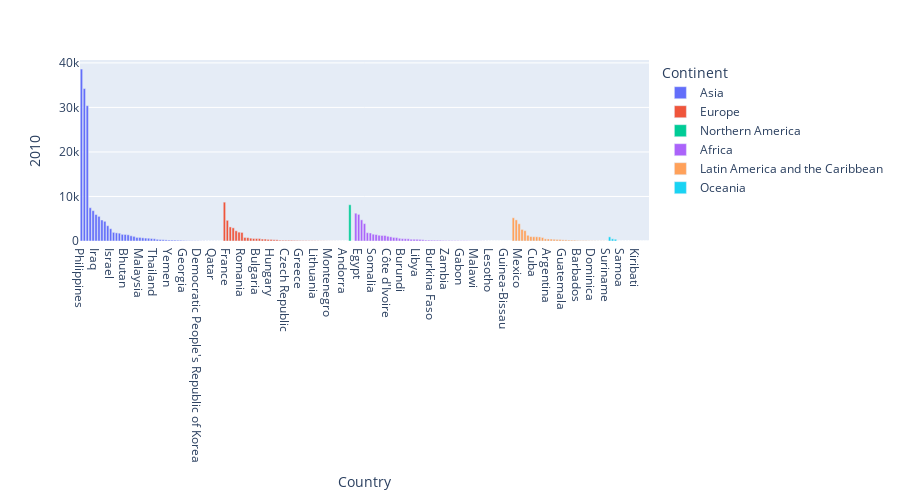

Here is the notebook cell this chart was saved with:
### Code cell
can2010=canada.sort_values(by='2010',ascending=False)
px.bar(can2010,x=can2010.index,y='2010',color='Continent',height=500)

### Figure 1 — Plotly figure (JSON) as saved in the notebook; plotly's stock layout.template omitted (floating-point values rounded to 4 significant figures)
{"data": [{"alignmentgroup": "True", "hovertemplate": "Continent=Asia<br>Country=%{x}<br>2010=%{y}<extra></extra>", "legendgroup": "Asia", "marker": {"color": "#636efa", "pattern": {"shape": ""}}, "name": "Asia", "offsetgroup": "Asia", "orientation": "v", "showlegend": true, "textposition": "auto", "type": "bar", "x": ["Philippines", "India", "China", "Iran (Islamic Republic of)", "Pakistan", "Iraq", "Republic of Korea", "Bangladesh", "Sri Lanka", "Lebanon", "Israel", "Viet Nam", "Jordan", "Afghanistan", "Turkey", "Bhutan", "Nepal", "Japan", "Syrian Arab Republic", "Singapore", "Malaysia", "Indonesia", "State of Palestine", "China, Hong Kong Special Administrative Region", "Myanmar", "Thailand", "Kazakhstan", "Saudi Arabia", "Uzbekistan", "Armenia", "Yemen", "Azerbaijan", "Cambodia", "Mongolia", "Kyrgyzstan", "Georgia", "United Arab Emirates", "Kuwait", "Lao People's Democratic Republic", "Tajikistan", "Democratic People's Republic of Korea", "Turkmenistan", "Bahrain", "China, Macao Special Administrative Region", "Cyprus", "Qatar", "Oman", "Brunei Darussalam", "Maldives"], "xaxis": "x", "y": [38617, 34235, 30391, 7477, 6811, 5941, 5537, 4721, 4422, 3432, 2755, 1942, 1831, 1758, 1492, 1464, 1392, 1168, 1039, 805, 802, 712, 654, 623, 556, 499, 377, 330, 289, 252, 211, 209, 200, 169, 157, 126, 86, 67, 54, 52, 45, 30, 28, 21, 18, 18, 14, 12, 4], "yaxis": "y"}, {"alignmentgroup": "True", "hovertemplate": "Continent=Europe<br>Country=%{x}<br>2010=%{y}<extra></extra>", "legendgroup": "Europe", "marker": {"color": "#EF553B", "pattern": {"shape": ""}}, "name": "Europe", "offsetgroup": "Europe", "orientation": "v", "showlegend": true, "textposition": "auto", "type": "bar", "x": ["United Kingdom of Great Britain and Northern Ireland", "France", "Ukraine", "Germany", "Russian Federation", "Republic of Moldova", "Romania", "Poland", "Netherlands", "Portugal", "Albania", "Bulgaria", "Ireland", "Belarus", "Italy", "Belgium", "Hungary", "Switzerland", "Serbia", "The former Yugoslav Republic of Macedonia", "Spain", "Czech Republic", "Bosnia and Herzegovina", "Sweden", "Slovakia", "Austria", "Greece", "Denmark", "Croatia", "Latvia", "Finland", "Lithuania", "Norway", "Iceland", "Estonia", "Malta", "Montenegro", "Slovenia", "Luxembourg", "Monaco", "San Marino", "Andorra", "Liechtenstein"], "xaxis": "x", "y": [8724, 4646, 3159, 2956, 2288, 1988, 1922, 795, 759, 629, 561, 556, 547, 438, 434, 363, 354, 285, 271, 188, 174, 168, 168, 159, 135, 124, 101, 92, 91, 70, 63, 57, 46, 30, 28, 17, 14, 12, 8, 4, 1, 0, 0], "yaxis": "y"}, {"alignmentgroup": "True", "hovertemplate": "Continent=Northern America<br>Country=%{x}<br>2010=%{y}<extra></extra>", "legendgroup": "Northern America", "marker": {"color": "#00cc96", "pattern": {"shape": ""}}, "name": "Northern America", "offsetgroup": "Northern America", "orientation": "v", "showlegend": true, "textposition": "auto", "type": "bar", "x": ["United States of America", "Canada"], "xaxis": "x", "y": [8142, 0], "yaxis": "y"}, {"alignmentgroup": "True", "hovertemplate": "Continent=Africa<br>Country=%{x}<br>2010=%{y}<extra></extra>", "legendgroup": "Africa", "marker": {"color": "#ab63fa", "pattern": {"shape": ""}}, "name": "Africa", "offsetgroup": "Africa", "orientation": "v", "showlegend": true, "textposition": "auto", "type": "bar", "x": ["Morocco", "Egypt", "Algeria", "Nigeria", "Ethiopia", "Cameroon", "Somalia", "Mauritius", "Tunisia", "Democratic Republic of the Congo", "South Africa", "Côte d'Ivoire", "Eritrea", "Ghana", "Senegal", "Sudan", "Burundi", "Kenya", "Zimbabwe", "Rwanda", "Guinea", "Libya", "Togo", "Benin", "Uganda", "United Republic of Tanzania", "Burkina Faso", "Madagascar", "Mali", "Liberia", "Djibouti", "Zambia", "Chad", "Niger", "Congo", "Mauritania", "Gabon", "Sierra Leone", "Angola", "Botswana", "Gambia", "Malawi", "Central African Republic", "Comoros", "Namibia", "Seychelles", "Lesotho", "Mozambique", "Equatorial Guinea", "Swaziland", "Cabo Verde", "Guinea-Bissau", "Sao Tome and Principe", "Western Sahara"], "xaxis": "x", "y": [6242, 5982, 4752, 3906, 1865, 1800, 1528, 1455, 1299, 1239, 1238, 1066, 931, 802, 765, 612, 529, 507, 494, 396, 395, 384, 354, 290, 216, 200, 186, 178, 170, 162, 123, 102, 98, 80, 75, 74, 64, 63, 61, 42, 37, 28, 26, 22, 16, 10, 7, 7, 4, 3, 3, 2, 2, 0], "yaxis": "y"}, {"alignmentgroup": "True", "hovertemplate": "Continent=Latin America and the Caribbean<br>Country=%{x}<br>2010=%{y}<extra></extra>", "legendgroup": "Latin America and the Caribbean", "marker": {"color": "#FFA15A", "pattern": {"shape": ""}}, "name": "Latin America and the Caribbean", "offsetgroup": "Latin America and the Caribbean", "orientation": "v", "showlegend": true, "textposition": "auto", "type": "bar", "x": ["Colombia", "Haiti", "Mexico", "Brazil", "Jamaica", "Peru", "Venezuela (Bolivarian Republic of)", "Cuba", "Guyana", "Trinidad and Tobago", "El Salvador", "Dominican Republic", "Argentina", "Saint Vincent and the Grenadines", "Honduras", "Ecuador", "Chile", "Guatemala", "Saint Lucia", "Grenada", "Costa Rica", "Bolivia (Plurinational State of)", "Barbados", "Nicaragua", "Uruguay", "Paraguay", "Panama", "Dominica", "Belize", "Antigua and Barbuda", "Bahamas", "Saint Kitts and Nevis", "Suriname"], "xaxis": "x", "y": [5218, 4744, 3865, 2598, 2321, 1283, 998, 961, 953, 915, 787, 479, 459, 434, 386, 353, 340, 266, 249, 208, 190, 180, 121, 94, 93, 89, 65, 43, 39, 27, 25, 22, 13], "yaxis": "y"}, {"alignmentgroup": "True", "hovertemplate": "Continent=Oceania<br>Country=%{x}<br>2010=%{y}<extra></extra>", "legendgroup": "Oceania", "marker": {"color": "#19d3f3", "pattern": {"shape": ""}}, "name": "Oceania", "offsetgroup": "Oceania", "orientation": "v", "showlegend": true, "textposition": "auto", "type": "bar", "x": ["Australia", "New Zealand", "Fiji", "Tonga", "Samoa", "Papua New Guinea", "Vanuatu", "American Samoa", "Palau", "Kiribati", "Tuvalu", "Marshall Islands", "Nauru", "New Caledonia"], "xaxis": "x", "y": [933, 490, 398, 5, 5, 3, 0, 0, 0, 0, 0, 0, 0, 0], "yaxis": "y"}], "layout": {"barmode": "relative", "height": 500, "legend": {"title": {"text": "Continent"}, "tracegroupgap": 0}, "margin": {"t": 60}, "xaxis": {"anchor": "y", "domain": [0, 1], "title": {"text": "Country"}}, "yaxis": {"anchor": "x", "domain": [0, 1], "title": {"text": "2010"}}}}
